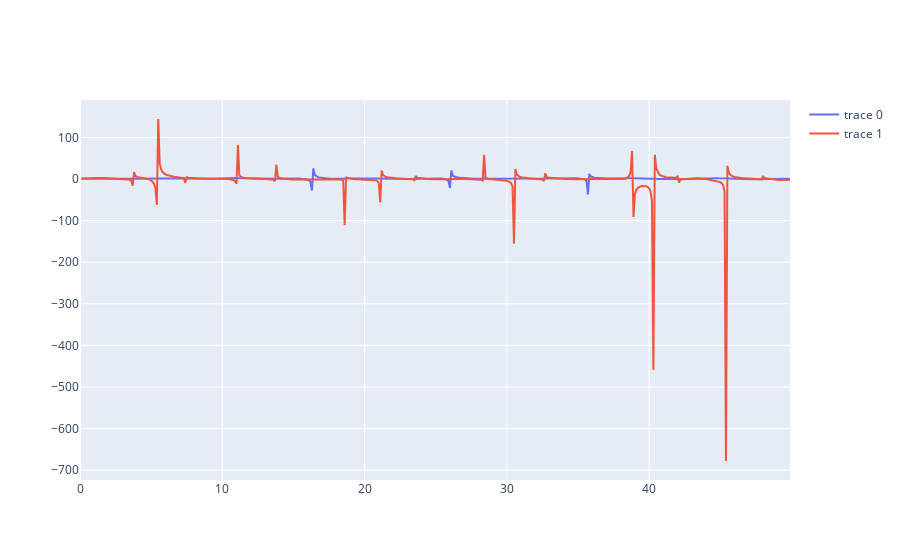

Write notebook code for a chart like this one.
### Markdown cell above
### synchronization - order parameter

### Code cell
py.iplot([go.Scatter(x=timeline,y=stateB[:,0]/stateA[:,0]),
         go.Scatter(x=timeline,y=stateB[:,1]/stateA[:,1])])

### Figure 1 — Plotly figure (JSON) as saved in the notebook; plotly's stock layout.template omitted (floating-point values rounded to 4 significant figures; data arrays with more than 128 entries replaced by an {"elided": "..."} marker saying what was removed)
{"data": [{"type": "scatter", "x": {"elided": "500 float values"}, "y": {"elided": "500 float values"}}, {"type": "scatter", "x": {"elided": "500 float values"}, "y": {"elided": "500 float values"}}], "layout": {}}
